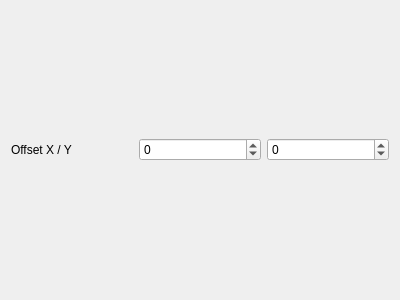
<?xml version="1.0" encoding="UTF-8"?>
<ui version="4.0">
 <class>Form</class>
 <widget class="QWidget" name="Form">
  <property name="geometry">
   <rect>
    <x>0</x>
    <y>0</y>
    <width>400</width>
    <height>300</height>
   </rect>
  </property>
  <property name="windowTitle">
   <string>Form</string>
  </property>
  <layout class="QHBoxLayout" name="horizontalLayout">
   <item>
    <widget class="QLabel" name="label">
     <property name="text">
      <string>Offset X / Y</string>
     </property>
    </widget>
   </item>
   <item>
    <widget class="QSpinBox" name="spinbox_x">
     <property name="minimum">
      <number>-10000</number>
     </property>
     <property name="maximum">
      <number>10000</number>
     </property>
    </widget>
   </item>
   <item>
    <widget class="QSpinBox" name="spinbox_y">
     <property name="minimum">
      <number>-10000</number>
     </property>
     <property name="maximum">
      <number>10000</number>
     </property>
    </widget>
   </item>
  </layout>
 </widget>
 <resources/>
 <connections/>
</ui>
